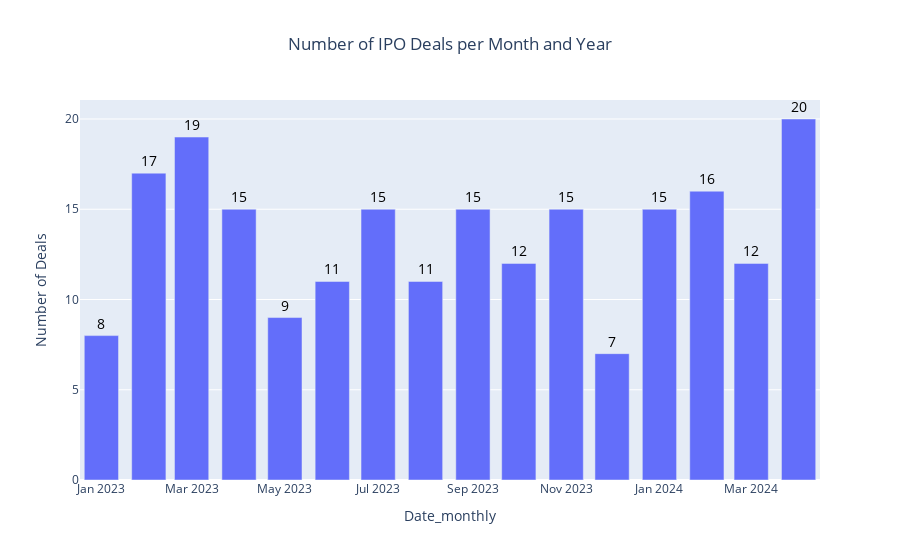

Here is the notebook cell this chart was saved with:
### Code cell
# some visualisation: bar chart using Plotly Express
import plotly.express as px

# Truncate to the first day in the month - for Bar names
stacked_ipos_df['Date_monthly'] = stacked_ipos_df['IPO Date'].dt.to_period('M').dt.to_timestamp()

# Count the number of deals for each month and year
monthly_deals = stacked_ipos_df['Date_monthly'].value_counts().reset_index().sort_values(by='Date_monthly')
monthly_deals.columns = ['Date_monthly', 'Number of Deals']

# Plotting the bar chart using Plotly Express
fig = px.bar(monthly_deals,
             x='Date_monthly',
             y='Number of Deals',
             labels={'Month_Year': 'Month and Year', 'Number of Deals': 'Number of Deals'},
             title='Number of IPO Deals per Month and Year',
             text='Number of Deals'
             )
fig.update_traces(textposition='outside', # Position the text outside the bars
                  textfont=dict(color='black',size=14), # Adjust the font size of the text
                  )
fig.update_layout(title_x=0.5) # Center the title

fig.show()

### Figure 1 — Plotly figure (JSON) as saved in the notebook; plotly's stock layout.template omitted (floating-point values rounded to 4 significant figures)
{"data": [{"alignmentgroup": "True", "hovertemplate": "Date_monthly=%{x}<br>Number of Deals=%{text}<extra></extra>", "legendgroup": "", "marker": {"color": "#636efa", "pattern": {"shape": ""}}, "name": "", "offsetgroup": "", "orientation": "v", "showlegend": false, "text": [8, 17, 19, 15, 9, 11, 15, 11, 15, 12, 15, 7, 15, 16, 12, 20], "textfont": {"color": "black", "size": 14}, "textposition": "outside", "type": "bar", "x": ["2023-01-01T00:00:00", "2023-02-01T00:00:00", "2023-03-01T00:00:00", "2023-04-01T00:00:00", "2023-05-01T00:00:00", "2023-06-01T00:00:00", "2023-07-01T00:00:00", "2023-08-01T00:00:00", "2023-09-01T00:00:00", "2023-10-01T00:00:00", "2023-11-01T00:00:00", "2023-12-01T00:00:00", "2024-01-01T00:00:00", "2024-02-01T00:00:00", "2024-03-01T00:00:00", "2024-04-01T00:00:00"], "xaxis": "x", "y": [8, 17, 19, 15, 9, 11, 15, 11, 15, 12, 15, 7, 15, 16, 12, 20], "yaxis": "y"}], "layout": {"barmode": "relative", "legend": {"tracegroupgap": 0}, "title": {"text": "Number of IPO Deals per Month and Year", "x": 0.5}, "xaxis": {"anchor": "y", "domain": [0, 1], "title": {"text": "Date_monthly"}}, "yaxis": {"anchor": "x", "domain": [0, 1], "title": {"text": "Number of Deals"}}}}
